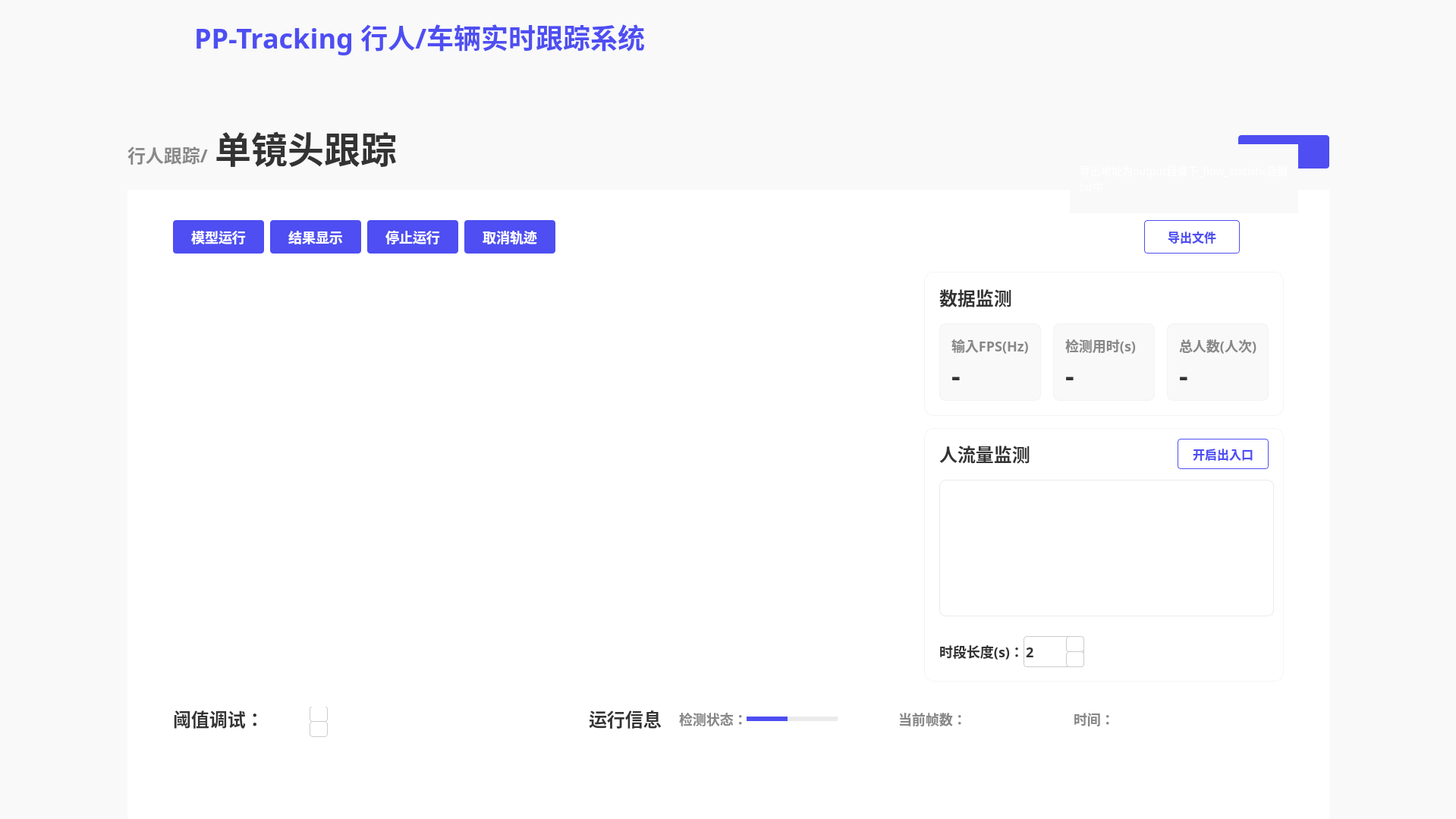
<?xml version="1.0" encoding="UTF-8"?>
<ui version="4.0">
 <class>MainWindow</class>
 <widget class="QMainWindow" name="MainWindow">
  <property name="geometry">
   <rect>
    <x>0</x>
    <y>0</y>
    <width>1919</width>
    <height>1079</height>
   </rect>
  </property>
  <property name="windowTitle">
   <string>MainWindow</string>
  </property>
  <widget class="QWidget" name="centralwidget">
   <property name="styleSheet">
    <string notr="true">QWidget{
background:#F9F9F9;
}</string>
   </property>
   <widget class="QLabel" name="label_2">
    <property name="geometry">
     <rect>
      <x>10</x>
      <y>10</y>
      <width>171</width>
      <height>81</height>
     </rect>
    </property>
    <property name="text">
     <string/>
    </property>
    <property name="pixmap">
     <pixmap resource="../firstSource.qrc">:/1/source/first/PP.PNG</pixmap>
    </property>
    <property name="scaledContents">
     <bool>true</bool>
    </property>
   </widget>
   <widget class="QLabel" name="label_3">
    <property name="geometry">
     <rect>
      <x>0</x>
      <y>0</y>
      <width>1920</width>
      <height>96</height>
     </rect>
    </property>
    <property name="styleSheet">
     <string notr="true">QLabel{
width: 1920px;
height: 96px;
background: #F9F9F9;
box-shadow: 0px 4px 0px 0px rgba(221, 221, 221, 0.3);
}</string>
    </property>
    <property name="text">
     <string/>
    </property>
   </widget>
   <widget class="QLabel" name="label">
    <property name="geometry">
     <rect>
      <x>0</x>
      <y>0</y>
      <width>212</width>
      <height>112</height>
     </rect>
    </property>
    <property name="styleSheet">
     <string notr="true">QLabel{
width: 212px;
height: 112px;
background: linear-gradient(270deg, #5453FF 0%, #553BD2 100%);
box-shadow: 0px 0px 20px 0px rgba(109, 80, 249, 0.4);
}</string>
    </property>
    <property name="text">
     <string/>
    </property>
    <property name="pixmap">
     <pixmap resource="../firstSource.qrc">:/1/source/first/1.PNG</pixmap>
    </property>
    <property name="scaledContents">
     <bool>true</bool>
    </property>
   </widget>
   <widget class="QLabel" name="label_4">
    <property name="geometry">
     <rect>
      <x>256</x>
      <y>22</y>
      <width>651</width>
      <height>52</height>
     </rect>
    </property>
    <property name="styleSheet">
     <string notr="true">QLabel{
width: 592px;
height: 52px;
font-size: 36px;
font-family: AlibabaPuHuiTi_2_75_SemiBold;
background: #F9F9F9;
color: #4E4EF2;
line-height: 52px;
font-weight: bold;
}</string>
    </property>
    <property name="text">
     <string>PP-Tracking 行人/车辆实时跟踪系统</string>
    </property>
   </widget>
   <widget class="QLabel" name="label_5">
    <property name="geometry">
     <rect>
      <x>168</x>
      <y>188</y>
      <width>121</width>
      <height>32</height>
     </rect>
    </property>
    <property name="styleSheet">
     <string notr="true">QLabel{
width: 107px;
height: 32px;
font-size: 24px;
font-family: AlibabaPuHuiTi_2_85_Bold;
color: #888888;
line-height: 32px;
font-weight:bold
}</string>
    </property>
    <property name="text">
     <string>行人跟踪/</string>
    </property>
   </widget>
   <widget class="QLabel" name="label_6">
    <property name="geometry">
     <rect>
      <x>283</x>
      <y>168</y>
      <width>251</width>
      <height>52</height>
     </rect>
    </property>
    <property name="styleSheet">
     <string notr="true">QLabel{
width: 237px;
height: 52px;
font-size: 48px;
font-family: AlibabaPuHuiTi_2_55_Regular;
color: #333333;
line-height: 52px;
font-weight:bold;
}</string>
    </property>
    <property name="text">
     <string>单镜头跟踪</string>
    </property>
   </widget>
   <widget class="QWidget" name="widget" native="true">
    <property name="geometry">
     <rect>
      <x>168</x>
      <y>250</y>
      <width>1584</width>
      <height>830</height>
     </rect>
    </property>
    <property name="layoutDirection">
     <enum>Qt::LeftToRight</enum>
    </property>
    <property name="styleSheet">
     <string notr="true">QWidget{
width: 1584px;
height: 830px;
background: #FFFFFF;
}</string>
    </property>
    <widget class="QPushButton" name="pushButton">
     <property name="geometry">
      <rect>
       <x>60</x>
       <y>40</y>
       <width>120</width>
       <height>44</height>
      </rect>
     </property>
     <property name="styleSheet">
      <string notr="true">QPushButton{
font-size: 18px;
font-family: AlibabaPuHuiTi_2_65_Medium;
color: #FFFFFF;	
line-height: 26px;

width: 120px;
height: 44px;
background: #4E4EF2;
border-radius: 4px;
font-weight: bold;
}

QPushButton:hover{
width: 120px;
height: 44px;
background: rgba(78, 78, 242, 204);
border-radius: 4px;
opacity: 0.8;

font-size: 18px;
font-family: AlibabaPuHuiTi_2_65_Medium;
color: #FFFFFF;	
line-height: 26px;
font-weight: bold;
}</string>
     </property>
     <property name="text">
      <string>模型运行</string>
     </property>
    </widget>
    <widget class="QPushButton" name="pushButton_2">
     <property name="geometry">
      <rect>
       <x>188</x>
       <y>40</y>
       <width>120</width>
       <height>44</height>
      </rect>
     </property>
     <property name="styleSheet">
      <string notr="true">QPushButton{
font-size: 18px;
font-family: AlibabaPuHuiTi_2_65_Medium;
color: #FFFFFF;	
line-height: 26px;

width: 120px;
height: 44px;
background: #4E4EF2;
border-radius: 4px;
font-weight: bold;
}

QPushButton:hover{
width: 120px;
height: 44px;
background: rgba(78, 78, 242, 204);
border-radius: 4px;
opacity: 0.8;

font-size: 18px;
font-family: AlibabaPuHuiTi_2_65_Medium;
color: #FFFFFF;	
line-height: 26px;
font-weight: bold;
}

QPushButton:click{
width: 120px;
height: 44px;
background: #4242D3;
border-radius: 4px;

font-size: 18px;
font-family: AlibabaPuHuiTi_2_65_Medium;
color: #FFFFFF;	
line-height: 26px;
font-weight: bold;
}</string>
     </property>
     <property name="text">
      <string>结果显示</string>
     </property>
    </widget>
    <widget class="QPushButton" name="pushButton_3">
     <property name="geometry">
      <rect>
       <x>316</x>
       <y>40</y>
       <width>120</width>
       <height>44</height>
      </rect>
     </property>
     <property name="styleSheet">
      <string notr="true">QPushButton{
font-size: 18px;
font-family: AlibabaPuHuiTi_2_65_Medium;
color: #FFFFFF;	
line-height: 26px;

width: 120px;
height: 44px;
background: #4E4EF2;
border-radius: 4px;
font-weight: bold;
}

QPushButton:hover{
width: 120px;
height: 44px;
background: rgba(78, 78, 242, 204);
border-radius: 4px;
opacity: 0.8;

font-size: 18px;
font-family: AlibabaPuHuiTi_2_65_Medium;
color: #FFFFFF;	
line-height: 26px;
font-weight: bold;
}</string>
     </property>
     <property name="text">
      <string>停止运行</string>
     </property>
    </widget>
    <widget class="QPushButton" name="pushButton_4">
     <property name="geometry">
      <rect>
       <x>444</x>
       <y>40</y>
       <width>120</width>
       <height>44</height>
      </rect>
     </property>
     <property name="styleSheet">
      <string notr="true">QPushButton{
font-size: 18px;
font-family: AlibabaPuHuiTi_2_65_Medium;
color: #FFFFFF;	
line-height: 26px;

width: 120px;
height: 44px;
background: #4E4EF2;
border-radius: 4px;
font-weight: bold;
}

QPushButton:hover{
width: 120px;
height: 44px;
background: rgba(78, 78, 242, 204);
border-radius: 4px;
opacity: 0.8;

font-size: 18px;
font-family: AlibabaPuHuiTi_2_65_Medium;
color: #FFFFFF;	
line-height: 26px;
font-weight: bold;
}</string>
     </property>
     <property name="text">
      <string>取消轨迹</string>
     </property>
    </widget>
    <widget class="QLabel" name="label_7">
     <property name="geometry">
      <rect>
       <x>60</x>
       <y>108</y>
       <width>960</width>
       <height>540</height>
      </rect>
     </property>
     <property name="styleSheet">
      <string notr="true">QLabel{
width: 960px;
height: 540px;
}</string>
     </property>
     <property name="text">
      <string/>
     </property>
    </widget>
    <widget class="QLabel" name="label_8">
     <property name="geometry">
      <rect>
       <x>60</x>
       <y>679</y>
       <width>111</width>
       <height>36</height>
      </rect>
     </property>
     <property name="styleSheet">
      <string notr="true">QLabel{
width: 119px;
height: 36px;
font-size: 24px;
font-family: AlibabaPuHuiTi_2_65_Medium;
color: #333333;
line-height: 36px;
font-weight:bold;
}</string>
     </property>
     <property name="text">
      <string>阈值调试：</string>
     </property>
    </widget>
    <widget class="QLabel" name="label_12">
     <property name="geometry">
      <rect>
       <x>608</x>
       <y>679</y>
       <width>111</width>
       <height>36</height>
      </rect>
     </property>
     <property name="styleSheet">
      <string notr="true">QLabel{
width: 119px;
height: 36px;
font-size: 24px;
font-family: AlibabaPuHuiTi_2_65_Medium;
color: #333333;
line-height: 36px;
font-weight:bold;
}</string>
     </property>
     <property name="text">
      <string>运行信息</string>
     </property>
    </widget>
    <widget class="QLabel" name="label_13">
     <property name="geometry">
      <rect>
       <x>727</x>
       <y>684</y>
       <width>89</width>
       <height>26</height>
      </rect>
     </property>
     <property name="styleSheet">
      <string notr="true">QLabel{
width: 89px;
height: 26px;
font-size: 18px;
font-family: AlibabaPuHuiTi_2_65_Medium;
color: #888888;
line-height: 26px;
font-weight:bold;
}</string>
     </property>
     <property name="text">
      <string>检测状态：</string>
     </property>
    </widget>
    <widget class="QPushButton" name="pushButton_8">
     <property name="geometry">
      <rect>
       <x>1340</x>
       <y>40</y>
       <width>126</width>
       <height>44</height>
      </rect>
     </property>
     <property name="whatsThis">
      <string>&lt;html&gt;&lt;head/&gt;&lt;body&gt;&lt;p&gt;3411212&lt;/p&gt;&lt;/body&gt;&lt;/html&gt;</string>
     </property>
     <property name="styleSheet">
      <string notr="true">QPushButton{
width: 120px;
height: 40px;
border-radius: 4px;
border: 1px solid #4E4EF2;
font-weight:bold;

font-size: 16px;
font-family: AlibabaPuHuiTi_2_65_Medium;
color: #4E4EF2;
line-height: 24px;
}
QPushButton:hover{
width: 120px;
height: 44px;
background: rgba(255, 255, 255, 204);
border-radius: 4px;
border: 1px solid rgba(78, 78, 242, 204);

font-weight:bold;
font-size: 16px;
font-family: AlibabaPuHuiTi_2_65_Medium;
color: rgba(78, 78, 242, 204);
line-height: 24px;
}</string>
     </property>
     <property name="text">
      <string>导出文件</string>
     </property>
    </widget>
    <widget class="QWidget" name="widget_2" native="true">
     <property name="geometry">
      <rect>
       <x>1050</x>
       <y>108</y>
       <width>474</width>
       <height>190</height>
      </rect>
     </property>
     <property name="styleSheet">
      <string notr="true">QWidget{
width: 474px;
height: 190px;
background: #FFFFFF;
box-shadow: 0px 0px 50px 0px rgba(0, 0, 0, 0.06);
border-radius: 12px;
border: 1px solid rgba(221, 221, 221, 0.3);
}</string>
     </property>
     <widget class="QLabel" name="label_14">
      <property name="geometry">
       <rect>
        <x>20</x>
        <y>16</y>
        <width>111</width>
        <height>36</height>
       </rect>
      </property>
      <property name="styleSheet">
       <string notr="true">QLabel{
width: 95px;
height: 36px;
font-size: 24px;
font-family: AlibabaPuHuiTi_2_65_Medium;
color: #333333;
line-height: 36px;

border-radius: 0px;
border: 0px solid rgba(221, 221, 221, 0.3);

font-weight:bold;
}</string>
      </property>
      <property name="text">
       <string>数据监测</string>
      </property>
     </widget>
     <widget class="QWidget" name="widget_4" native="true">
      <property name="geometry">
       <rect>
        <x>20</x>
        <y>68</y>
        <width>134</width>
        <height>102</height>
       </rect>
      </property>
      <property name="styleSheet">
       <string notr="true">QWidget{
width: 134px;
height: 102px;
background: #F9F9F9;
border-radius: 8px;
}</string>
      </property>
      <widget class="QLabel" name="label_25">
       <property name="geometry">
        <rect>
         <x>16</x>
         <y>16</y>
         <width>111</width>
         <height>26</height>
        </rect>
       </property>
       <property name="styleSheet">
        <string notr="true">QLabel{
width: 102px;
height: 26px;
font-size: 18px;
font-family: AlibabaPuHuiTi_2_65_Medium;
color: #888888;
line-height: 26px;
font-weight:bold;

border-radius: 0px;
border:0px
}</string>
       </property>
       <property name="text">
        <string>输入FPS(Hz)</string>
       </property>
      </widget>
      <widget class="QLabel" name="label_26">
       <property name="geometry">
        <rect>
         <x>16</x>
         <y>50</y>
         <width>101</width>
         <height>36</height>
        </rect>
       </property>
       <property name="styleSheet">
        <string notr="true">QLabel{
width: 25px;
height: 36px;
font-size: 36px;
font-family: AlibabaPuHuiTi_2_85_Bold;
color: #333333;
line-height: 36px;
font-weight:bold;

border-radius:0px;
border:0px
}</string>
       </property>
       <property name="text">
        <string>-</string>
       </property>
      </widget>
     </widget>
     <widget class="QWidget" name="widget_5" native="true">
      <property name="geometry">
       <rect>
        <x>170</x>
        <y>68</y>
        <width>134</width>
        <height>102</height>
       </rect>
      </property>
      <property name="styleSheet">
       <string notr="true">QWidget{
width: 134px;
height: 102px;
background: #F9F9F9;
border-radius: 8px;
}</string>
      </property>
      <widget class="QLabel" name="label_27">
       <property name="geometry">
        <rect>
         <x>16</x>
         <y>16</y>
         <width>111</width>
         <height>26</height>
        </rect>
       </property>
       <property name="styleSheet">
        <string notr="true">QLabel{
width: 102px;
height: 26px;
font-size: 18px;
font-family: AlibabaPuHuiTi_2_65_Medium;
color: #888888;
line-height: 26px;
font-weight:bold;

border-radius: 0px;
border:0px
}</string>
       </property>
       <property name="text">
        <string>检测用时(s)</string>
       </property>
      </widget>
      <widget class="QLabel" name="label_28">
       <property name="geometry">
        <rect>
         <x>16</x>
         <y>50</y>
         <width>101</width>
         <height>36</height>
        </rect>
       </property>
       <property name="styleSheet">
        <string notr="true">QLabel{
width: 25px;
height: 36px;
font-size: 36px;
font-family: AlibabaPuHuiTi_2_85_Bold;
color: #333333;
line-height: 36px;
font-weight:bold;

border-radius:0px;
border:0px
}</string>
       </property>
       <property name="text">
        <string>-</string>
       </property>
      </widget>
     </widget>
     <widget class="QWidget" name="widget_6" native="true">
      <property name="geometry">
       <rect>
        <x>320</x>
        <y>68</y>
        <width>134</width>
        <height>102</height>
       </rect>
      </property>
      <property name="styleSheet">
       <string notr="true">QWidget{
width: 134px;
height: 102px;
background: #F9F9F9;
border-radius: 8px;
}</string>
      </property>
      <widget class="QLabel" name="label_29">
       <property name="geometry">
        <rect>
         <x>16</x>
         <y>16</y>
         <width>111</width>
         <height>26</height>
        </rect>
       </property>
       <property name="styleSheet">
        <string notr="true">QLabel{
width: 102px;
height: 26px;
font-size: 18px;
font-family: AlibabaPuHuiTi_2_65_Medium;
color: #888888;
line-height: 26px;
font-weight:bold;

border-radius: 0px;
border:0px
}</string>
       </property>
       <property name="text">
        <string>总人数(人次)</string>
       </property>
      </widget>
      <widget class="QLabel" name="label_30">
       <property name="geometry">
        <rect>
         <x>16</x>
         <y>50</y>
         <width>101</width>
         <height>36</height>
        </rect>
       </property>
       <property name="styleSheet">
        <string notr="true">QLabel{
width: 25px;
height: 36px;
font-size: 36px;
font-family: AlibabaPuHuiTi_2_85_Bold;
color: #333333;
line-height: 36px;
font-weight:bold;

border-radius:0px;
border:0px
}</string>
       </property>
       <property name="text">
        <string>-</string>
       </property>
      </widget>
     </widget>
    </widget>
    <widget class="QWidget" name="widget_3" native="true">
     <property name="geometry">
      <rect>
       <x>1050</x>
       <y>314</y>
       <width>474</width>
       <height>334</height>
      </rect>
     </property>
     <property name="styleSheet">
      <string notr="true">QWidget{
width: 474px;
height: 334px;
background: #FFFFFF;
box-shadow: 0px 0px 50px 0px rgba(0, 0, 0, 0.06);
border-radius: 12px;
border: 1px solid rgba(221, 221, 221, 0.3);
}
</string>
     </property>
     <widget class="QLabel" name="label_15">
      <property name="geometry">
       <rect>
        <x>20</x>
        <y>16</y>
        <width>141</width>
        <height>36</height>
       </rect>
      </property>
      <property name="styleSheet">
       <string notr="true">QLabel{
border-radius: 0px;
border: 0px solid rgba(221, 221, 221, 0.3);
font-weight:bold;
width: 119px;
height: 36px;
font-size: 24px;
font-family: AlibabaPuHuiTi_2_65_Medium;
color: #333333;
line-height: 36px;
}</string>
      </property>
      <property name="text">
       <string>人流量监测</string>
      </property>
     </widget>
     <widget class="QPushButton" name="pushButton_10">
      <property name="geometry">
       <rect>
        <x>334</x>
        <y>14</y>
        <width>120</width>
        <height>40</height>
       </rect>
      </property>
      <property name="styleSheet">
       <string notr="true">QPushButton{
width: 120px;
height: 40px;
border-radius: 4px;
border: 1px solid #4E4EF2;
font-weight:bold;

font-size: 16px;
font-family: AlibabaPuHuiTi_2_65_Medium;
color: #4E4EF2;
line-height: 24px;
}
QPushButton:hover{
width: 120px;
height: 44px;
background: rgba(255, 255, 255, 204);
border-radius: 4px;
border: 1px solid rgba(78, 78, 242, 204);

font-weight:bold;
font-size: 16px;
font-family: AlibabaPuHuiTi_2_65_Medium;
color: rgba(78, 78, 242, 204);
line-height: 24px;
}</string>
      </property>
      <property name="text">
       <string>开启出入口</string>
      </property>
     </widget>
     <widget class="QLabel" name="label_16">
      <property name="geometry">
       <rect>
        <x>20</x>
        <y>281</y>
        <width>111</width>
        <height>26</height>
       </rect>
      </property>
      <property name="styleSheet">
       <string notr="true">QLabel{
width: 111px;
height: 26px;
font-size: 18px;
font-family: AlibabaPuHuiTi_2_55_Regular;
color: #333333;
line-height: 26px;
font-weight:bold;
border-radius: 0px;
border: 0px solid rgba(221, 221, 221, 0.3);
}</string>
      </property>
      <property name="text">
       <string>时段长度(s)：</string>
      </property>
     </widget>
     <widget class="QLabel" name="label_33">
      <property name="geometry">
       <rect>
        <x>20</x>
        <y>68</y>
        <width>441</width>
        <height>180</height>
       </rect>
      </property>
      <property name="styleSheet">
       <string notr="true">QLabel{
width: 279px;
height: 180px;
background: #FFFFFF;
border-radius: 8px;
border: 1px solid rgba(221, 221, 221, 0.6);
}</string>
      </property>
      <property name="text">
       <string/>
      </property>
     </widget>
     <widget class="QLineEdit" name="lineEdit_2">
      <property name="geometry">
       <rect>
        <x>131</x>
        <y>274</y>
        <width>80</width>
        <height>41</height>
       </rect>
      </property>
      <property name="styleSheet">
       <string notr="true">QLineEdit{
width: 80px;
height: 40px;
background: #FFFFFF;
border-radius: 4px;
border: 1px solid #CCCCCC;

font-size: 18px;
font-family: AlibabaPuHuiTi_2_65_Medium;
color: #333333;
line-height: 26px;
font-weight:bold;
}</string>
      </property>
      <property name="text">
       <string>2</string>
      </property>
     </widget>
     <widget class="QLabel" name="label_9">
      <property name="geometry">
       <rect>
        <x>187</x>
        <y>274</y>
        <width>24</width>
        <height>21</height>
       </rect>
      </property>
      <property name="styleSheet">
       <string notr="true">QLabel{
width: 24px;
height: 21px;
background: #FFFFFF;
border-radius: 4px 4px 0px 0px;
border: 1px solid #CCCCCC;
}</string>
      </property>
      <property name="text">
       <string/>
      </property>
     </widget>
     <widget class="QLabel" name="label_17">
      <property name="geometry">
       <rect>
        <x>187</x>
        <y>294</y>
        <width>24</width>
        <height>21</height>
       </rect>
      </property>
      <property name="styleSheet">
       <string notr="true">QLabel{
width: 24px;
height: 21px;
background: #FFFFFF;
border-radius:4px;
border: 1px solid #CCCCCC;
}</string>
      </property>
      <property name="text">
       <string/>
      </property>
     </widget>
     <widget class="QPushButton" name="pushButton_5">
      <property name="geometry">
       <rect>
        <x>191</x>
        <y>276</y>
        <width>16</width>
        <height>16</height>
       </rect>
      </property>
      <property name="styleSheet">
       <string notr="true">QPushButton{
image:url(:/1/source/second/normal_triangle_up.png);
border:0px
}

QPushButton:hover{
image:url(:/1/source/second/light_up.png);
border:0px
}</string>
      </property>
      <property name="text">
       <string/>
      </property>
     </widget>
     <widget class="QPushButton" name="pushButton_6">
      <property name="geometry">
       <rect>
        <x>191</x>
        <y>296</y>
        <width>16</width>
        <height>16</height>
       </rect>
      </property>
      <property name="styleSheet">
       <string notr="true">QPushButton{
image:url(:/1/source/second/normal_triangle_down.png);
border:0px
}
QPushButton:hover{
image:url(:/1/source/second/light_down.png);
border:0px
}</string>
      </property>
      <property name="text">
       <string/>
      </property>
     </widget>
     <zorder>lineEdit_2</zorder>
     <zorder>label_15</zorder>
     <zorder>pushButton_10</zorder>
     <zorder>label_16</zorder>
     <zorder>label_33</zorder>
     <zorder>label_9</zorder>
     <zorder>pushButton_5</zorder>
     <zorder>label_17</zorder>
     <zorder>pushButton_6</zorder>
    </widget>
    <widget class="QLabel" name="label_22">
     <property name="geometry">
      <rect>
       <x>1016</x>
       <y>684</y>
       <width>89</width>
       <height>26</height>
      </rect>
     </property>
     <property name="styleSheet">
      <string notr="true">QLabel{
width: 89px;
height: 26px;
font-size: 18px;
font-family: AlibabaPuHuiTi_2_65_Medium;
color: #888888;
line-height: 26px;
font-weight:bold;
}</string>
     </property>
     <property name="text">
      <string>当前帧数：</string>
     </property>
    </widget>
    <widget class="QLabel" name="label_23">
     <property name="geometry">
      <rect>
       <x>1247</x>
       <y>684</y>
       <width>51</width>
       <height>26</height>
      </rect>
     </property>
     <property name="styleSheet">
      <string notr="true">QLabel{
width: 89px;
height: 26px;
font-size: 18px;
font-family: AlibabaPuHuiTi_2_65_Medium;
color: #888888;
line-height: 26px;
font-weight:bold;
}</string>
     </property>
     <property name="text">
      <string>时间：</string>
     </property>
    </widget>
    <widget class="QWidget" name="widget_8" native="true">
     <property name="geometry">
      <rect>
       <x>816</x>
       <y>694</y>
       <width>120</width>
       <height>6</height>
      </rect>
     </property>
     <property name="styleSheet">
      <string notr="true">QWidget{
width: 120px;
height: 6px;
background: rgba(221, 221, 221, 0.6);
border-radius: 5px;
}</string>
     </property>
     <widget class="QLabel" name="label_progressBar">
      <property name="geometry">
       <rect>
        <x>0</x>
        <y>0</y>
        <width>54</width>
        <height>6</height>
       </rect>
      </property>
      <property name="styleSheet">
       <string notr="true">QLabel{
width: 70px;
height: 6px;
background: #4E4EF2;
border-radius: 5px;
}</string>
      </property>
      <property name="text">
       <string/>
      </property>
     </widget>
    </widget>
    <widget class="QLabel" name="label_progressBar_num">
     <property name="geometry">
      <rect>
       <x>830</x>
       <y>654</y>
       <width>101</width>
       <height>36</height>
      </rect>
     </property>
     <property name="styleSheet">
      <string notr="true">QLabel{
width: 48px;
height: 36px;
font-size: 24px;
font-family: AlibabaPuHuiTi_2_65_Medium;
color: #4E4EF2;
line-height: 36px;
font-weight:bold
}</string>
     </property>
     <property name="text">
      <string/>
     </property>
    </widget>
    <widget class="QLabel" name="label_frames">
     <property name="geometry">
      <rect>
       <x>1105</x>
       <y>684</y>
       <width>111</width>
       <height>26</height>
      </rect>
     </property>
     <property name="styleSheet">
      <string notr="true">QLabel{
width: 89px;
height: 26px;
font-size: 18px;
font-family: AlibabaPuHuiTi_2_65_Medium;
color: #888888;
line-height: 26px;
font-weight:bold;
}</string>
     </property>
     <property name="text">
      <string/>
     </property>
    </widget>
    <widget class="QLabel" name="label_time">
     <property name="geometry">
      <rect>
       <x>1301</x>
       <y>684</y>
       <width>251</width>
       <height>26</height>
      </rect>
     </property>
     <property name="styleSheet">
      <string notr="true">QLabel{
width: 89px;
height: 26px;
font-size: 18px;
font-family: AlibabaPuHuiTi_2_65_Medium;
color: #888888;
line-height: 26px;
font-weight:bold;
}</string>
     </property>
     <property name="text">
      <string/>
     </property>
    </widget>
    <widget class="QLabel" name="label_10">
     <property name="geometry">
      <rect>
       <x>240</x>
       <y>680</y>
       <width>24</width>
       <height>21</height>
      </rect>
     </property>
     <property name="styleSheet">
      <string notr="true">QLabel{
width: 24px;
height: 21px;
background: #FFFFFF;
border-radius: 4px 4px 0px 0px;
border: 1px solid #CCCCCC;
}</string>
     </property>
     <property name="text">
      <string/>
     </property>
    </widget>
    <widget class="QLabel" name="label_18">
     <property name="geometry">
      <rect>
       <x>240</x>
       <y>700</y>
       <width>24</width>
       <height>21</height>
      </rect>
     </property>
     <property name="styleSheet">
      <string notr="true">QLabel{
width: 24px;
height: 21px;
background: #FFFFFF;
border-radius:4px;
border: 1px solid #CCCCCC;
}</string>
     </property>
     <property name="text">
      <string/>
     </property>
    </widget>
    <widget class="QPushButton" name="pushButton_7">
     <property name="geometry">
      <rect>
       <x>244</x>
       <y>682</y>
       <width>16</width>
       <height>16</height>
      </rect>
     </property>
     <property name="styleSheet">
      <string notr="true">QPushButton{
image:url(:/1/source/second/normal_triangle_up.png);
border:0px
}

QPushButton:hover{
image:url(:/1/source/second/light_up.png);
border:0px
}</string>
     </property>
     <property name="text">
      <string/>
     </property>
    </widget>
    <widget class="QPushButton" name="pushButton_11">
     <property name="geometry">
      <rect>
       <x>244</x>
       <y>702</y>
       <width>16</width>
       <height>16</height>
      </rect>
     </property>
     <property name="styleSheet">
      <string notr="true">QPushButton{
image:url(:/1/source/second/normal_triangle_down.png);
border:0px
}
QPushButton:hover{
image:url(:/1/source/second/light_down.png);
border:0px
}</string>
     </property>
     <property name="text">
      <string/>
     </property>
    </widget>
    <widget class="QLabel" name="label_confi_tip">
     <property name="geometry">
      <rect>
       <x>70</x>
       <y>590</y>
       <width>301</width>
       <height>91</height>
      </rect>
     </property>
     <property name="styleSheet">
      <string notr="true">QLabel{
width: 300px;
height: 108px;
opacity: 0.1;
background:url(:/1/source/second/ToolTip.PNG);
background-repeat: no-repeat;

font-size: 14px;
font-family: AlibabaPuHuiTi_2_55_Regular;
color: #FFFFFF;
line-height: 22px;
padding:10px
}</string>
     </property>
     <property name="text">
      <string>请在导入视频前调试阈值；阈值默认值：0.5 </string>
     </property>
     <property name="scaledContents">
      <bool>true</bool>
     </property>
     <property name="alignment">
      <set>Qt::AlignLeading|Qt::AlignLeft|Qt::AlignVCenter</set>
     </property>
     <property name="wordWrap">
      <bool>true</bool>
     </property>
    </widget>
   </widget>
   <widget class="QLabel" name="label_txt_tip">
    <property name="geometry">
     <rect>
      <x>1410</x>
      <y>190</y>
      <width>301</width>
      <height>91</height>
     </rect>
    </property>
    <property name="styleSheet">
     <string notr="true">QLabel{
width: 300px;
height: 108px;
opacity: 0.1;
background:url(:/1/source/second/ToolTip.PNG);
background-repeat: no-repeat;

font-size: 14px;
font-family: AlibabaPuHuiTi_2_55_Regular;
color: #FFFFFF;
line-height: 22px;
padding:10px
}</string>
    </property>
    <property name="text">
     <string>导出地址为output目录下_flow_statistic后缀txt中</string>
    </property>
    <property name="scaledContents">
     <bool>true</bool>
    </property>
    <property name="alignment">
     <set>Qt::AlignLeading|Qt::AlignLeft|Qt::AlignVCenter</set>
    </property>
    <property name="wordWrap">
     <bool>true</bool>
    </property>
   </widget>
   <widget class="QPushButton" name="pushButton_13">
    <property name="geometry">
     <rect>
      <x>1632</x>
      <y>178</y>
      <width>120</width>
      <height>44</height>
     </rect>
    </property>
    <property name="styleSheet">
     <string notr="true">QPushButton{
font-size: 18px;
font-family: AlibabaPuHuiTi_2_65_Medium;
color: #FFFFFF;	
line-height: 26px;

width: 120px;
height: 44px;
background: #4E4EF2;
border-radius: 4px;
font-weight: bold;
}

QPushButton:hover{
width: 120px;
height: 44px;
background: rgba(78, 78, 242, 204);
border-radius: 4px;
opacity: 0.8;

font-size: 18px;
font-family: AlibabaPuHuiTi_2_65_Medium;
color: #FFFFFF;	
line-height: 26px;
font-weight: bold;
}</string>
    </property>
    <property name="text">
     <string>返回</string>
    </property>
   </widget>
   <zorder>label_3</zorder>
   <zorder>label</zorder>
   <zorder>label_4</zorder>
   <zorder>label_2</zorder>
   <zorder>label_5</zorder>
   <zorder>label_6</zorder>
   <zorder>widget</zorder>
   <zorder>pushButton_13</zorder>
   <zorder>label_txt_tip</zorder>
  </widget>
 </widget>
 <resources>
  <include location="../firstSource.qrc"/>
  <include location="../secondSource.qrc"/>
 </resources>
 <connections/>
</ui>
